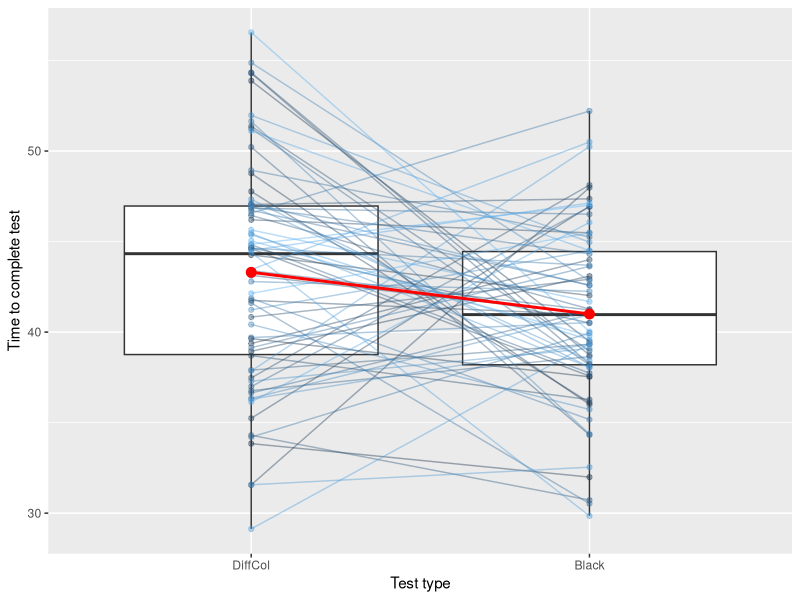
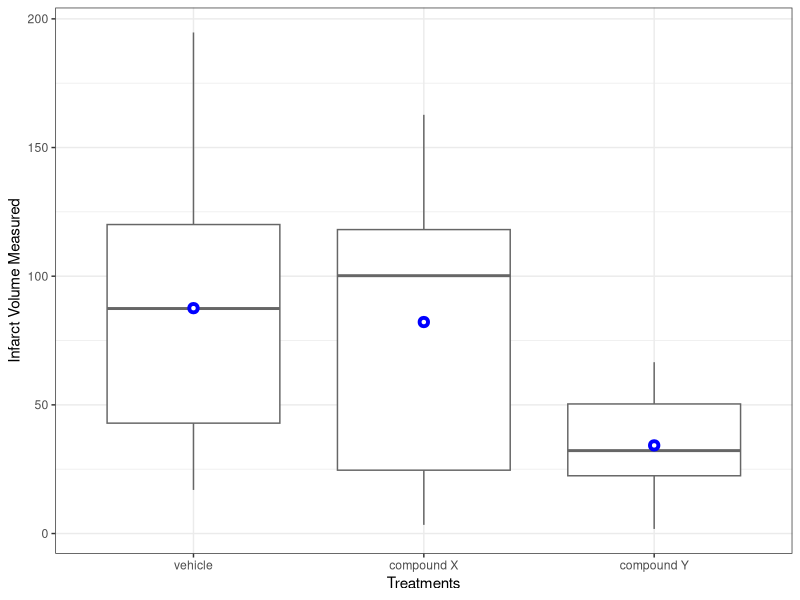
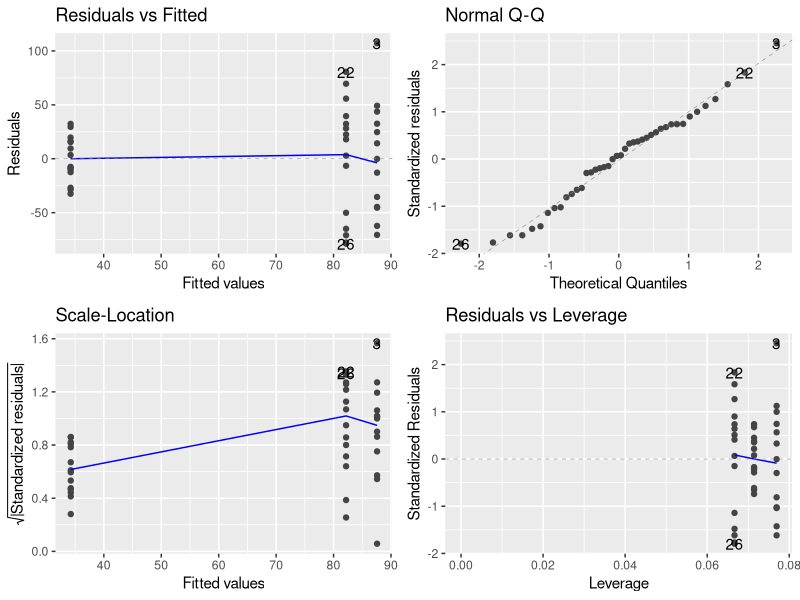

Write the R code that produced these figures, in order.
## ---- chunk 1
knitr::opts_chunk$set(echo = TRUE)
## ---- chunk 2
library(tidyverse)
library(knitr)
library(ggfortify)
library(emmeans)
## ---- chunk 3
color <- read.csv("color_interference.csv")


glimpse(color)

color.data <- color %>%
  pivot_longer(c(DiffCol, Black), names_to="EvalType", values_to="Mean") %>%
  mutate(EvalType=factor(EvalType, levels=c("DiffCol","Black")))

# Make profile plot with mean overlays
ggplot(color.data, aes(x = EvalType, y = Mean)) + 
  geom_boxplot() +
  geom_point(aes(group = Subj, color = Subj), alpha = 0.4) +
  geom_line(aes(group = Subj, color = Subj), alpha = 0.4) + 
  stat_summary(fun = "mean", size = 3, geom = "point", color="red") +
  stat_summary(fun = "mean", size = 1, geom = "line", color="red", aes(group = 1)) +
  theme(legend.position = "none") +
  ylab("Time to complete test") +
  xlab("Test type") 

## ---- chunk 4

## ---- chunk 5

## ---- chunk 6

## ---- chunk 7
mice_data <- read.csv("infarct.csv") %>%
    mutate(Treatment=factor(Treatment, 1:3, labels=c("vehicle",
                                                     "compound X",
                                                     "compound Y")))
glimpse(mice_data)
## ---- chunk 8
ggplot(mice_data, aes(x=Treatment, y=Volume)) + 
  geom_boxplot( col="gray40") +
  stat_summary(fun=mean, geom="point", shape=21, stroke=2, fill="white", color="blue")+
  labs(x="Treatments", y="Infarct Volume Measured") + 
  theme_bw()
## ---- chunk 9
mice_aov <- aov(Volume ~ Treatment, data=mice_data)

summary(mice_aov)
## ---- chunk 10
autoplot(mice_aov)
## ---- chunk 11
mice.treatment <- emmeans(mice_aov, "Treatment")
contrast(mice.treatment, "trt.vs.ctrl", ref=1)
